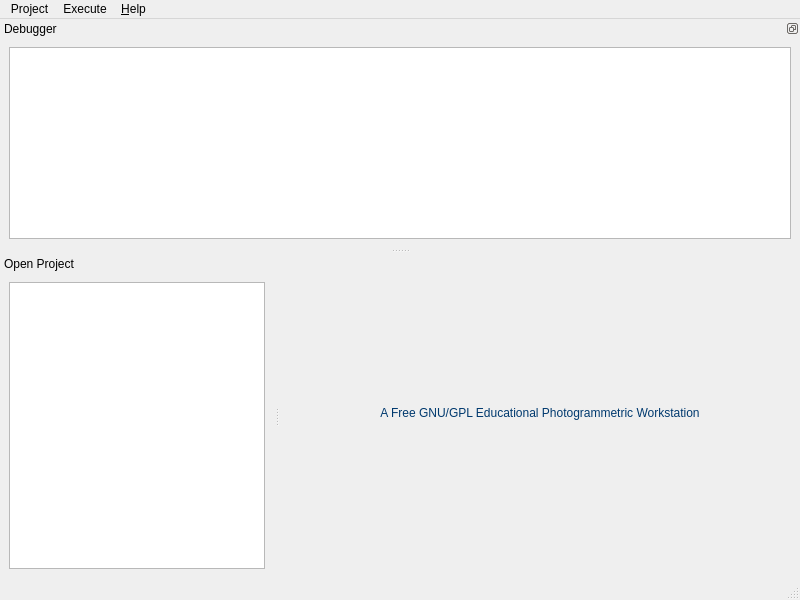
<?xml version="1.0" encoding="UTF-8"?>
<ui version="4.0">
 <class>ProjectMainWindow</class>
 <widget class="QMainWindow" name="ProjectMainWindow">
  <property name="geometry">
   <rect>
    <x>0</x>
    <y>0</y>
    <width>800</width>
    <height>600</height>
   </rect>
  </property>
  <property name="windowTitle">
   <string>efoto - Project Manager</string>
  </property>
  <property name="windowIcon">
   <iconset resource="../resource/resource.qrc">
    <normaloff>:/icon/WindowIcon.png</normaloff>:/icon/WindowIcon.png</iconset>
  </property>
  <property name="locale">
   <locale language="English" country="UnitedStates"/>
  </property>
  <widget class="QWidget" name="centralwidget">
   <property name="sizePolicy">
    <sizepolicy hsizetype="Expanding" vsizetype="Expanding">
     <horstretch>0</horstretch>
     <verstretch>0</verstretch>
    </sizepolicy>
   </property>
   <layout class="QGridLayout">
    <item row="0" column="0">
     <layout class="QGridLayout" name="gridLayoutTelaInicial">
      <item row="0" column="0">
       <widget class="QWidget" name="introWidget" native="true">
        <property name="autoFillBackground">
         <bool>false</bool>
        </property>
        <property name="styleSheet">
         <string notr="true">background-image: url(:/image/Pattern);</string>
        </property>
        <property name="locale">
         <locale language="English" country="UnitedStates"/>
        </property>
        <layout class="QHBoxLayout" name="horizontalLayout">
         <item>
          <spacer name="horizontalSpacer_3">
           <property name="orientation">
            <enum>Qt::Horizontal</enum>
           </property>
           <property name="sizeHint" stdset="0">
            <size>
             <width>40</width>
             <height>20</height>
            </size>
           </property>
          </spacer>
         </item>
         <item>
          <layout class="QVBoxLayout" name="verticalLayout">
           <item>
            <spacer name="verticalSpacer">
             <property name="orientation">
              <enum>Qt::Vertical</enum>
             </property>
             <property name="sizeHint" stdset="0">
              <size>
               <width>20</width>
               <height>40</height>
              </size>
             </property>
            </spacer>
           </item>
           <item>
            <widget class="QLabel" name="label">
             <property name="styleSheet">
              <string notr="true">background-image:url(:/)</string>
             </property>
             <property name="text">
              <string/>
             </property>
             <property name="pixmap">
              <pixmap resource="../resource/resource.qrc">:/image/logoefoto.png</pixmap>
             </property>
             <property name="alignment">
              <set>Qt::AlignCenter</set>
             </property>
            </widget>
           </item>
           <item>
            <widget class="QLabel" name="label_2">
             <property name="styleSheet">
              <string notr="true">background-image:url(:/); color:#00396e;</string>
             </property>
             <property name="locale">
              <locale language="English" country="UnitedStates"/>
             </property>
             <property name="text">
              <string>A Free GNU/GPL Educational Photogrammetric Workstation</string>
             </property>
             <property name="alignment">
              <set>Qt::AlignCenter</set>
             </property>
            </widget>
           </item>
           <item>
            <layout class="QHBoxLayout" name="horizontalLayout_2">
             <item>
              <spacer name="horizontalSpacer">
               <property name="orientation">
                <enum>Qt::Horizontal</enum>
               </property>
               <property name="sizeHint" stdset="0">
                <size>
                 <width>40</width>
                 <height>20</height>
                </size>
               </property>
              </spacer>
             </item>
             <item>
              <widget class="QLabel" name="label_4">
               <property name="styleSheet">
                <string notr="true">background-image: url(:/);</string>
               </property>
               <property name="text">
                <string/>
               </property>
               <property name="pixmap">
                <pixmap resource="../resource/resource.qrc">:/image/logouerj.png</pixmap>
               </property>
              </widget>
             </item>
             <item>
              <widget class="QLabel" name="label_3">
               <property name="styleSheet">
                <string notr="true">background-image: url(:/);</string>
               </property>
               <property name="text">
                <string/>
               </property>
               <property name="pixmap">
                <pixmap resource="../resource/resource.qrc">:/image/logobrazil.png</pixmap>
               </property>
              </widget>
             </item>
             <item>
              <spacer name="horizontalSpacer_2">
               <property name="orientation">
                <enum>Qt::Horizontal</enum>
               </property>
               <property name="sizeHint" stdset="0">
                <size>
                 <width>40</width>
                 <height>20</height>
                </size>
               </property>
              </spacer>
             </item>
            </layout>
           </item>
           <item>
            <spacer name="verticalSpacer_2">
             <property name="orientation">
              <enum>Qt::Vertical</enum>
             </property>
             <property name="sizeHint" stdset="0">
              <size>
               <width>20</width>
               <height>40</height>
              </size>
             </property>
            </spacer>
           </item>
          </layout>
         </item>
         <item>
          <spacer name="horizontalSpacer_4">
           <property name="orientation">
            <enum>Qt::Horizontal</enum>
           </property>
           <property name="sizeHint" stdset="0">
            <size>
             <width>40</width>
             <height>20</height>
            </size>
           </property>
          </spacer>
         </item>
        </layout>
       </widget>
      </item>
     </layout>
    </item>
   </layout>
  </widget>
  <widget class="QMenuBar" name="menubar">
   <property name="geometry">
    <rect>
     <x>0</x>
     <y>0</y>
     <width>800</width>
     <height>25</height>
    </rect>
   </property>
   <widget class="QMenu" name="menuProject">
    <property name="locale">
     <locale language="English" country="UnitedStates"/>
    </property>
    <property name="title">
     <string>Project</string>
    </property>
    <addaction name="actionNew"/>
    <addaction name="actionLoad_last_project"/>
    <addaction name="actionLoad_file"/>
    <addaction name="actionSave_file"/>
    <addaction name="actionSave_project"/>
    <addaction name="actionLoad_project"/>
    <addaction name="actionSave_file_as"/>
    <addaction name="separator"/>
    <addaction name="actionConnect_DB"/>
    <addaction name="actionDisconnect_DB"/>
    <addaction name="separator"/>
    <addaction name="actionImport"/>
    <addaction name="actionExport"/>
    <addaction name="separator"/>
    <addaction name="actionAudit"/>
    <addaction name="actionQuit"/>
   </widget>
   <widget class="QMenu" name="menuExecute">
    <property name="title">
     <string>Execute</string>
    </property>
    <addaction name="actionInterior_Orientation"/>
    <addaction name="actionSpatial_resection"/>
    <addaction name="actionFoto_Tri"/>
    <addaction name="actionStereo"/>
    <addaction name="actionDEMExtraction"/>
    <addaction name="actionOrtho_rectification"/>
    <addaction name="separator"/>
    <addaction name="actionPTReport"/>
    <addaction name="actionReport"/>
   </widget>
   <widget class="QMenu" name="menuHelp">
    <property name="title">
     <string>&amp;Help</string>
    </property>
    <addaction name="actionAbout"/>
   </widget>
   <addaction name="menuProject"/>
   <addaction name="menuExecute"/>
   <addaction name="menuHelp"/>
  </widget>
  <widget class="QStatusBar" name="statusbar"/>
  <widget class="QDockWidget" name="projectDockWidget">
   <property name="features">
    <set>QDockWidget::DockWidgetMovable</set>
   </property>
   <property name="allowedAreas">
    <set>Qt::LeftDockWidgetArea|Qt::RightDockWidgetArea</set>
   </property>
   <property name="windowTitle">
    <string>Open Project</string>
   </property>
   <attribute name="dockWidgetArea">
    <number>1</number>
   </attribute>
   <widget class="QWidget" name="dockWidgetContents">
    <layout class="QHBoxLayout">
     <item>
      <widget class="QTreeWidget" name="treeWidget">
       <property name="sizePolicy">
        <sizepolicy hsizetype="Preferred" vsizetype="Preferred">
         <horstretch>0</horstretch>
         <verstretch>0</verstretch>
        </sizepolicy>
       </property>
       <attribute name="headerVisible">
        <bool>false</bool>
       </attribute>
       <column>
        <property name="text">
         <string>New Project</string>
        </property>
       </column>
      </widget>
     </item>
    </layout>
   </widget>
  </widget>
  <widget class="QDockWidget" name="debuggerDockWidget">
   <property name="features">
    <set>QDockWidget::DockWidgetFloatable|QDockWidget::DockWidgetMovable</set>
   </property>
   <property name="windowTitle">
    <string>Debugger</string>
   </property>
   <attribute name="dockWidgetArea">
    <number>4</number>
   </attribute>
   <widget class="QWidget" name="dockWidgetContents_2">
    <layout class="QGridLayout" name="gridLayoutDebugger">
     <item row="0" column="0">
      <widget class="QTextEdit" name="debuggerTextEdit"/>
     </item>
    </layout>
   </widget>
  </widget>
  <action name="actionNew">
   <property name="text">
    <string>&amp;New</string>
   </property>
   <property name="shortcut">
    <string>Ctrl+N</string>
   </property>
  </action>
  <action name="actionSave_file_as">
   <property name="text">
    <string>Save file &amp;as</string>
   </property>
   <property name="shortcut">
    <string>Ctrl+A</string>
   </property>
  </action>
  <action name="actionConnect_DB">
   <property name="text">
    <string>Connect DB</string>
   </property>
   <property name="visible">
    <bool>false</bool>
   </property>
  </action>
  <action name="actionDisconnect_DB">
   <property name="text">
    <string>Disconnect DB</string>
   </property>
   <property name="visible">
    <bool>false</bool>
   </property>
  </action>
  <action name="actionExport">
   <property name="text">
    <string>Export</string>
   </property>
   <property name="visible">
    <bool>false</bool>
   </property>
  </action>
  <action name="actionImport">
   <property name="text">
    <string>Import</string>
   </property>
   <property name="visible">
    <bool>false</bool>
   </property>
  </action>
  <action name="actionAudit">
   <property name="text">
    <string>Audit</string>
   </property>
   <property name="visible">
    <bool>false</bool>
   </property>
  </action>
  <action name="actionHeader">
   <property name="text">
    <string>Header</string>
   </property>
  </action>
  <action name="actionTerrain">
   <property name="text">
    <string>Terrain</string>
   </property>
  </action>
  <action name="actionSensors">
   <property name="text">
    <string>Sensors</string>
   </property>
  </action>
  <action name="actionFlights">
   <property name="text">
    <string>Flights</string>
   </property>
  </action>
  <action name="actionBlocks">
   <property name="text">
    <string>Blocks</string>
   </property>
  </action>
  <action name="actionImages">
   <property name="text">
    <string>Images</string>
   </property>
  </action>
  <action name="actionPoints">
   <property name="text">
    <string>Points</string>
   </property>
  </action>
  <action name="actionInterior_Orientations">
   <property name="text">
    <string>Interior Orientations</string>
   </property>
  </action>
  <action name="actionExterior_Orientations">
   <property name="text">
    <string>Exterior Orientations</string>
   </property>
  </action>
  <action name="actionFeatures">
   <property name="text">
    <string>Features</string>
   </property>
  </action>
  <action name="actionOrthoretifications">
   <property name="text">
    <string>Orthoretifications</string>
   </property>
  </action>
  <action name="actionInterior_Orientation">
   <property name="text">
    <string>&amp;Interior Orientation</string>
   </property>
   <property name="shortcut">
    <string>Ctrl+I</string>
   </property>
  </action>
  <action name="actionSpatial_resection">
   <property name="text">
    <string>Spatial R&amp;esection</string>
   </property>
   <property name="toolTip">
    <string>Spatial Resection</string>
   </property>
   <property name="shortcut">
    <string>Ctrl+E</string>
   </property>
  </action>
  <action name="actionAbout">
   <property name="text">
    <string>About</string>
   </property>
  </action>
  <action name="actionSave_file">
   <property name="text">
    <string>&amp;Save file</string>
   </property>
   <property name="shortcut">
    <string>Ctrl+S</string>
   </property>
   <property name="visible">
    <bool>true</bool>
   </property>
  </action>
  <action name="actionLoad_file">
   <property name="text">
    <string>&amp;Open file</string>
   </property>
   <property name="shortcut">
    <string>Ctrl+O</string>
   </property>
   <property name="visible">
    <bool>true</bool>
   </property>
  </action>
  <action name="actionSave_project">
   <property name="text">
    <string>Save project</string>
   </property>
   <property name="visible">
    <bool>false</bool>
   </property>
  </action>
  <action name="actionLoad_project">
   <property name="text">
    <string>Load project</string>
   </property>
   <property name="visible">
    <bool>false</bool>
   </property>
  </action>
  <action name="actionExport_Stereo">
   <property name="text">
    <string>&amp;Export Stereo File</string>
   </property>
   <property name="toolTip">
    <string>Export a file to be used on Stereoplotter or DEM File</string>
   </property>
  </action>
  <action name="actionFoto_Tri">
   <property name="text">
    <string>Photo &amp;Triangulation</string>
   </property>
   <property name="shortcut">
    <string>Ctrl+T</string>
   </property>
  </action>
  <action name="actionDEMExtraction">
   <property name="text">
    <string>&amp;DSM-Extraction</string>
   </property>
   <property name="shortcut">
    <string>Ctrl+D</string>
   </property>
  </action>
  <action name="actionOrtho_rectification">
   <property name="text">
    <string>Ortho-&amp;Rectification</string>
   </property>
   <property name="toolTip">
    <string>Ortho-Rectification</string>
   </property>
   <property name="shortcut">
    <string>Ctrl+R</string>
   </property>
  </action>
  <action name="actionStereo">
   <property name="text">
    <string>Stereo &amp;Plotter</string>
   </property>
   <property name="shortcut">
    <string>Ctrl+P</string>
   </property>
  </action>
  <action name="actionReport">
   <property name="text">
    <string>Pro&amp;ject Report</string>
   </property>
   <property name="shortcut">
    <string>Ctrl+J</string>
   </property>
  </action>
  <action name="actionPTReport">
   <property name="text">
    <string>Photo-triangulation &amp;Full Report</string>
   </property>
   <property name="shortcut">
    <string>Ctrl+F</string>
   </property>
  </action>
  <action name="actionLoad_last_project">
   <property name="enabled">
    <bool>false</bool>
   </property>
   <property name="text">
    <string>&amp;Last project</string>
   </property>
   <property name="shortcut">
    <string>Ctrl+L</string>
   </property>
   <property name="visible">
    <bool>true</bool>
   </property>
  </action>
  <action name="actionQuit">
   <property name="text">
    <string>&amp;Quit</string>
   </property>
   <property name="shortcut">
    <string>Ctrl+Q</string>
   </property>
  </action>
 </widget>
 <resources>
  <include location="../resource/resource.qrc"/>
 </resources>
 <connections/>
</ui>
